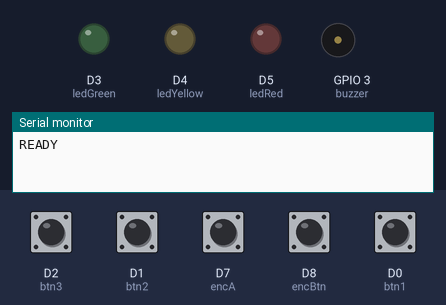
Bench run of a sketch on a simulated ESP8266 (NodeMCU). On the bench: output pins drawn as LEDs (lit = HIGH), buzzer (waves = sounding, pin HIGH), the last lines printed to the serial monitor. Dashed ring = blinking. The test bench sets the inputs (shaded band); at power-on: D0 (btn1), D1 (btn2), D2 (btn3), D7 (encA), D8 (encBtn) HIGH. Random numbers use the default seed unless the sketch sets one.

Above: at 1.2 s.
1.3 s: D8 (encBtn) pulled LOW for 0.15 s
At 1.6 s:
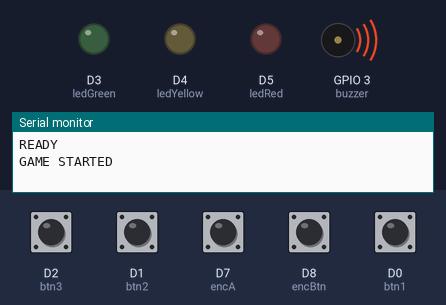
3.6 s: D2 (btn3) pulled LOW for 0.15 s
At 5.44 s:
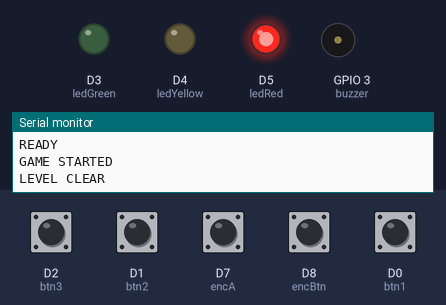
6.7 s: D1 (btn2) pulled LOW for 0.15 s
At 7.13 s:
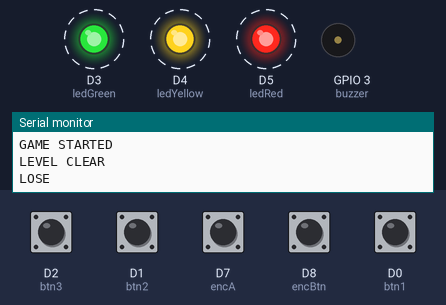
9.7 s: D8 (encBtn) pulled LOW for 1 s
At 11.26 s:
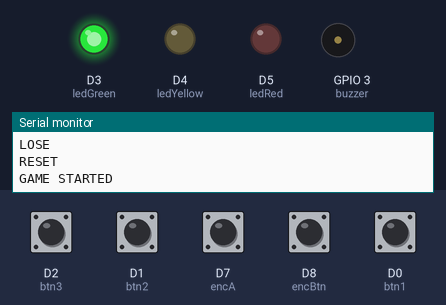
12.9 s: D2 (btn3) pulled LOW for 1 s
At 13.08 s:
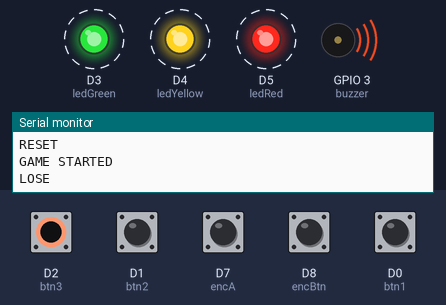
Timing chart, 0 to 16.6 s (numbered marks = the images above; inputs shaded):
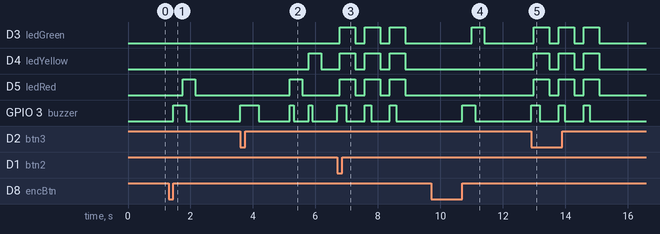

Measured:
- after the input at 1.3 s, D5 (ledRed): LOW → HIGH after 0.45 s, → LOW 0.40 s later; GPIO 3 (buzzer): LOW → HIGH after 0.15 s, → LOW 0.42 s later
- after the input at 3.6 s, D4 (ledYellow): LOW → HIGH after 2.2 s, → LOW 0.40 s later; D5 (ledRed): LOW → HIGH after 1.6 s, → LOW 0.40 s later; GPIO 3 (buzzer): goes HIGH 0.58 s, LOW 1.0 s, HIGH 0.12 s, LOW 0.48 s, HIGH 0.12 s, then LOW, starting at once
- after the input at 6.7 s, D3 (ledGreen), D4 (ledYellow), D5 (ledRed): alternates HIGH for 0.50 s and LOW for 0.30 s, starting after 0.08 s; GPIO 3 (buzzer): LOW → HIGH at once, then repeats every 0.80 s: LOW 0.60 s, HIGH 0.20 s
- after the input at 9.7 s, D3 (ledGreen): LOW → HIGH after 1.3 s, → LOW 0.40 s later; GPIO 3 (buzzer): LOW → HIGH after 1.0 s, → LOW 0.42 s later
- after the input at 12.9 s, D3 (ledGreen), D4 (ledYellow), D5 (ledRed): alternates HIGH for 0.50 s and LOW for 0.30 s, 6 changes in all, then stays LOW, starting after 0.08 s; GPIO 3 (buzzer): LOW → HIGH at once, then repeats every 0.80 s: LOW 0.60 s, HIGH 0.20 s, until it stays LOW from 14.8 s

The sketch:

hcpathfindermemorygamefinal.ino
```cpp
const int btn1 = D0;
const int btn2 = D1;
const int btn3 = D2;

const int ledGreen = D3;
const int ledYellow = D4;
const int ledRed = D5;

const int buzzer = D9;
const int encBtn = D8;
const int encA = D7;
const int encB = D6;

bool gameStarted = false;
bool playerTurn = false;
bool settingsMode = false;

int level = 1;
int difficulty = 1;

int seq[15];

int playerIndex = 0;

int prev1, prev2, prev3;
int prevEnc;
int lastclk;

unsigned long lastPressTime = 0;
const int debounceDelay = 300;
unsigned long encptime = 0;

void beep(int t) {
  digitalWrite(buzzer, HIGH);
  delay(t);
  digitalWrite(buzzer, LOW);
}

void settingsLEDs(){
  digitalWrite(ledGreen, difficulty >= 1);
  digitalWrite(ledYellow, difficulty >=2);
  digitalWrite(ledRed, difficulty >= 3);
}

void resetGame() {
  gameStarted = false;
  playerTurn = false;
  settingsMode = false;
  level = 1;
  playerIndex = 0;

  digitalWrite(ledGreen, LOW);
  digitalWrite(ledYellow, LOW);
  digitalWrite(ledRed, LOW);

  Serial.println("RESET");
}

void generateSeq() {
  for (int i = 0; i < 15; i++) {
    seq[i] = random(0, 3);
  }
}

void showSequence() {
  playerTurn = false;
  playerIndex = 0;

  int ontime = 350 - (difficulty * 70);

  for (int i = 0; i < level; i++) {

    if (seq[i] == 0) digitalWrite(ledGreen, HIGH);
    if (seq[i] == 1) digitalWrite(ledYellow, HIGH);
    if (seq[i] == 2) digitalWrite(ledRed, HIGH);

    beep(120);
    delay(ontime);

    digitalWrite(ledGreen, LOW);
    digitalWrite(ledYellow, LOW);
    digitalWrite(ledRed, LOW);

    delay(200);
  }

  prev1 = digitalRead(btn1);
  prev2 = digitalRead(btn2);
  prev3 = digitalRead(btn3);

  playerTurn = true;
}

int readPress() {

  if (millis() - lastPressTime < debounceDelay) return -1;

  int c1 = digitalRead(btn1);
  int c2 = digitalRead(btn2);
  int c3 = digitalRead(btn3);

  int press = -1;

  if (prev1 == HIGH && c1 == LOW) press = 0;
  if (prev2 == HIGH && c2 == LOW) press = 1;
  if (prev3 == HIGH && c3 == LOW) press = 2;

  if (press != -1) lastPressTime = millis();

  prev1 = c1;
  prev2 = c2;
  prev3 = c3;

  return press;
}

void loseEffect() {
  for (int i = 0; i < 3; i++) {
    digitalWrite(ledGreen, HIGH);
    digitalWrite(ledYellow, HIGH);
    digitalWrite(ledRed, HIGH);
    beep(200);
    delay(300);

    digitalWrite(ledGreen, LOW);
    digitalWrite(ledYellow, LOW);
    digitalWrite(ledRed, LOW);
    delay(300);
  }
}

void winEffect() {
  digitalWrite(ledGreen, HIGH);
  digitalWrite(ledYellow, HIGH);
  digitalWrite(ledRed, HIGH);

  beep(800);
  delay(3000);

  digitalWrite(ledGreen, LOW);
  digitalWrite(ledYellow, LOW);
  digitalWrite(ledRed, LOW);
}

void setup() {

  Serial.begin(9600);
  randomSeed(analogRead(A0));

  pinMode(btn1, INPUT_PULLUP);
  pinMode(btn2, INPUT_PULLUP);
  pinMode(btn3, INPUT_PULLUP);

  pinMode(encBtn, INPUT_PULLUP);
  pinMode(encA, INPUT_PULLUP);
  pinMode(encB, INPUT_PULLUP);

  pinMode(ledGreen, OUTPUT);
  pinMode(ledYellow, OUTPUT);
  pinMode(ledRed, OUTPUT);

  pinMode(buzzer, OUTPUT);

  prev1 = prev2 = prev3 = HIGH;
  prevEnc = HIGH;
  lastclk = digitalRead(encA);

  Serial.println("READY");
}

void loop() {
  int enc = digitalRead(encBtn);

  if (prevEnc == HIGH && enc == LOW) {
    encptime = millis();
    // if (!gameStarted) {

    //   gameStarted = true;
    //   level = 1;

    //   Serial.println("GAME STARTED");
    //   beep(300);

    //   generateSeq();
    //   showSequence();
    // }
  }

  if (prevEnc == LOW && enc == HIGH) {
    long duration = millis() - encptime;

    if (duration > 1000) {
      settingsMode = !settingsMode;
      gameStarted = false;
      if (settingsMode) {
        Serial.println("settings mode");
        beep(100); delay(100); beep(100);
      } else {
        Serial.println("exitted settigs mode");
        resetGame();
      }
    }
    else if (!settingsMode && !gameStarted) {
      gameStarted = true;
      level = 1;
      Serial.println("GAME STARTED");
      beep(300);
      generateSeq();
      showSequence();
    }
  }

  prevEnc = enc;

  if (settingsMode) {
    settingsLEDs();
    int currclk = digitalRead(encA);
    if (currclk != lastclk && currclk == LOW) {
      if (digitalRead(encB) == currclk) {
        difficulty = min(difficulty + 1, 3);
      } else {
        difficulty = max(difficulty - 1, 1);
      }
      Serial.print("Difficulty: "); Serial.println(difficulty);
      beep(50);
    }
    lastclk = currclk;
    return;
  }

  if (playerTurn) {

    int p = readPress();

    if (p != -1) {

      beep(80);

      if (seq[playerIndex] == p) {
        playerIndex++;
      } else {
        Serial.println("LOSE");
        loseEffect();
        resetGame();
        return;
      }

      if (playerIndex >= level) {

        Serial.println("LEVEL CLEAR");
        beep(500);

        level++;

        delay(1000);

        if (level > 15) {
          Serial.println("WIN");
          winEffect();
          resetGame();
        } else {
          showSequence();
        }
      }
    }
  }
}
```
